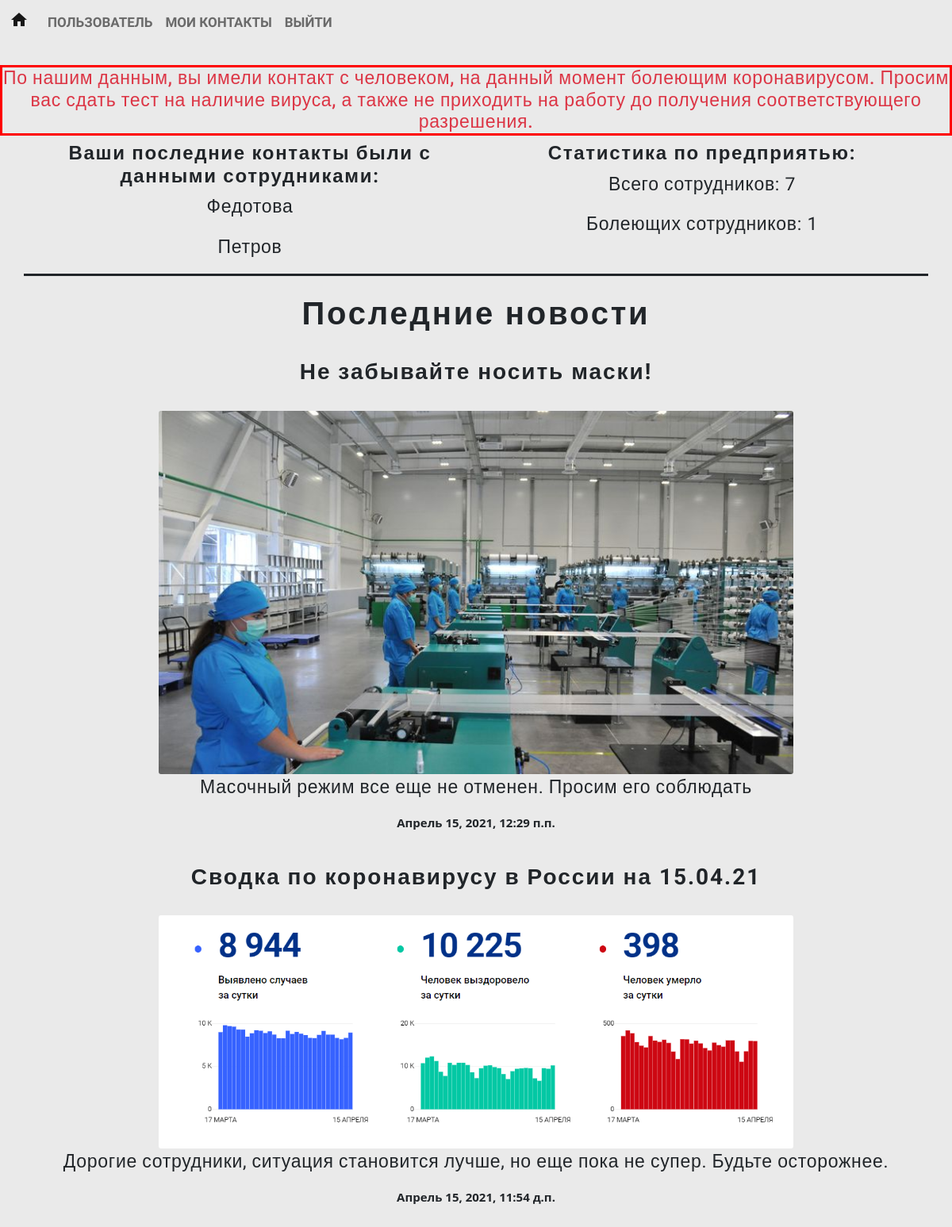
Screenshot of / (signed in) with the database file from the repository.
### main/models.py (models this page shows, shortened)
class Post(models.Model):
	title = models.CharField(max_length=100)
	image = models.ImageField(upload_to='Post', blank=True)
	date = models.DateTimeField(auto_now_add=True)
	text = models.TextField(max_length=350, blank=True)
	class Meta:
		ordering = ('-date', )
		verbose_name = 'пост'
		verbose_name_plural = 'посты'

### main/views.py (the view)
# urls.py: 2. Add a URL to urlpatterns:  path('', views.home, name='home')
def home(request):
	if not can_i_let_him_in(request):
		return redirect('login')
	posts = Post.objects.all()
	if request.user.is_staff:
		render(request, 'home.html', {'posts' : posts[:5]})
	our_user = request.user
	contact_list =  Contact.objects.all()
	our_contact_list = []
	for contact in contact_list:
		if contact.first_user.username == our_user.username or contact.second_user.username == our_user.username:
			our_contact_list.append(contact)
	users = User.objects.all()
	all = 0
	ill_users = []
	for user in users:
		if user.groups.filter(name='ill').exists():
			ill_users.append(user)
		if not user.is_staff and not user.is_superuser:
			all += 1
	probably_ill = False
	for contact in our_contact_list:
		if contact.first_user != our_user and ill_users.count(contact.first_user):
			probably_ill = True
			break
		elif contact.second_user != our_user and ill_users.count(contact.second_user):
			probably_ill = True
			break
	contacts_with = []
	for contact in our_contact_list:
		if contact.first_user == our_user and not contacts_with.count(contact.second_user):
			contacts_with.append(contact.second_user)
		elif contact.second_user == our_user and not contacts_with.count(contact.first_user):
			contacts_with.append(contact.first_user)
	return render(request, 'home.html', {'posts' : posts[:5], 'ill' : request.user.groups.filter(name='ill').exists(),
					'probably_ill' : probably_ill, 'contacts_with' : contacts_with, 'all' : all, 'ill_size' : len(ill_users)})

### main/views.py (called while the page is built)
def can_i_let_him_in(request):
	return (request.user.is_authenticated and not request.user.is_superuser)

### main/templates/home.html (shortened to what this page needs)
{% extends 'base.html' %}
{% block content %}
	<br>
	{% if not request.user.is_staff %}
		{% if ill %}
			<h1 class="text-danger regular_text text-center" style="border: 3px solid red">По нашим данным, сейчас вы болеете коронавирусом. Просим вас не приходить на работу некоторое время, а перед возвращением сдать пцр-тест.</h1>
		{% elif probably_ill %}
			<h1 class="text-danger regular_text text-center" style="border: 3px solid red">По нашим данным, вы имели контакт с человеком, на данный момент болеющим коронавирусом. Просим вас сдать тест на наличие вируса, а также не приходить на работу до получения соответствующего разрешения.</h1>
		{% endif %}
			<div class="container" style="border-bottom: 3px solid">
			  <div class="row row-cols-1 row-cols-sm-2">
			    <div class="col text-center">
			      		<h4 class="text_title">Ваши последние контакты были с данными сотрудниками:</h4>
						{% for user in contacts_with %}
							<p class="regular_text">{{ user.last_name }}</p>
						{% endfor %}
			    </div>
			    <div class="col text-center">
			      		<h4 class="text_title">Статистика по предприятью:</h4>
						<p class="regular_text">Всего сотрудников: {{ all }}</p>
						<p class="regular_text">Болеющих сотрудников: {{ ill_size }}</p>
			    </div>
			  </div>
			</div>
	{% endif %}
	<br>
	<h1 class="text-center text_title">Последние новости</h1>
	<br>
	{% for post in posts %}
		<div class="text-center">
			<div class="container">
				<h3 class="text_title">{{ post.title }}</h3>
				<br>
				{% if post.image %}
				<img class="card-img img-fluid" src="{{ post.image.url }}" style="max-width: 800px; max-height: 500px border">
				{% endif %}
				<p class="regular_text">{{ post.text }}</p>
				<p class="date_text">{{ post.date }}</p>
			</div>
			<br>
		</div>
	{% endfor %}
{% endblock %}

### main/templates/base.html (style rules this page uses)
body { background-color: #EAEAEA; }
.text_title { font-family: 'Open Sans Condensed', sans-serif; font-family: 'Roboto', sans-serif; letter-spacing: 0.07em; font-weight: bold; }
.regular_text { font-family: 'Open Sans Condensed', sans-serif; font-family: 'Roboto', sans-serif; font-size: 23px; letter-spacing: 0.03em; }
.date_text { font-family: 'Open Sans', sans-serif; font-size: 15px; font-weight: bold; }

### rows the page displays
Post: title "Не забывайте носить маски!", image (picture), text "Масочный режим все еще не отменен. Просим его соблюдать", date "Апрель 15, 2021, 12:29 п.п."
Post: title "Сводка по коронавирусу в России на 15.04.21", image (picture), text "Дорогие сотрудники, ситуация становится лучше, но еще пока не супер. Будьте осторожнее.", date "Апрель 15, 2021, 11:54 д.п."

### other values shown
{{ user.last_name }} "Федотова"
{{ user.last_name }} "Петров"
{{ all }} "7"
{{ ill_size }} "1"
